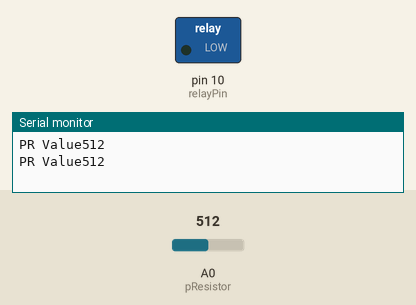
Simulated run of this sketch. Board: Arduino Uno, built with avr-gcc and run on an emulated ATmega328P. Shown: switched loads named in the sketch (green lamp = pin HIGH), the last lines printed to the serial monitor. The test bench sets the inputs (shaded band); at power-on: A0 (pResistor) = 512.

Above: at 1.8 s.
1.9 s: A0 (pResistor) set to 366
3.4 s: A0 (pResistor) set to 333
At 5.0 s:
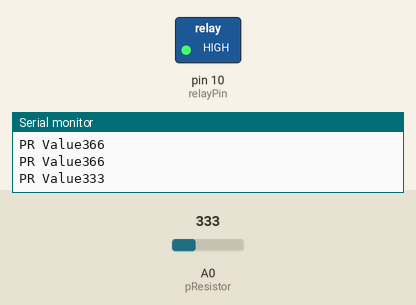
5.5 s: A0 (pResistor) set to 360
At 6.5 s:
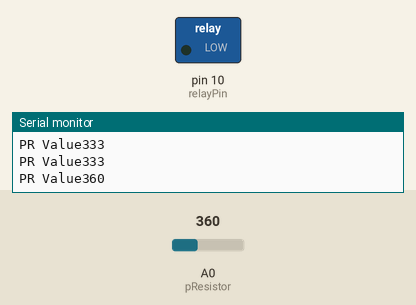
7.5 s: A0 (pResistor) set to 340
At 9.3 s:
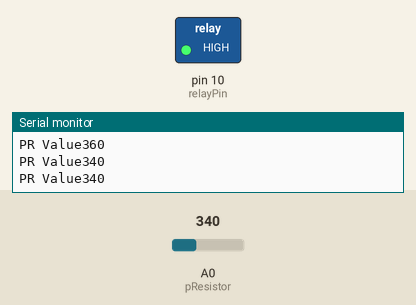
Timing chart, 0 to 10.5 s (numbered marks = the images above; inputs shaded):
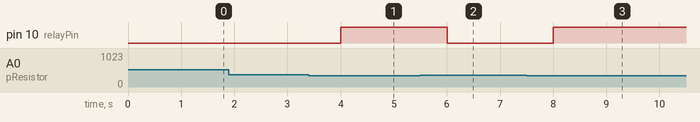

The sketch:

high_voltage_relay_module.ino
```cpp
// constants
const int pResistor = A0; // photoresistor at Arduino analog pin A0
const int relayPin = 10;  // Led pin at arduino pin 9

// variable
int prvalue; // store value from photoresistor(0 - 1023)

void setup()
{
    pinMode(relayPin, OUTPUT); // set ledPin- 9 pin as an output
    pinMode(pResistor, INPUT); // set pResistor - A0 pin as an input
    Serial.begin(9600);
}

void loop()
{
    prvalue = analogRead(pResistor);
    Serial.print("PR Value");
    Serial.println(prvalue);

    // edit value depending on youe photoresistor specs
    if (prvalue < 350)
    {
        digitalWrite(relayPin, HIGH); // active relay(lamp on)
    }
    else
    {
        digitalWrite(relayPin, LOW); // deactivate relay (lamp off)
    }
    delay(1000); // small delay
}
```

Measured:
- the behaviour switches between 350 and 349 on A0 (pResistor) (found by bisection; images 0 and 1)
- after the input at 3.4 s, pin 10 (relayPin): LOW → HIGH after 0.60 s
- after the input at 5.5 s, pin 10 (relayPin): HIGH → LOW after 0.50 s
- after the input at 7.5 s, pin 10 (relayPin): LOW → HIGH after 0.50 s
